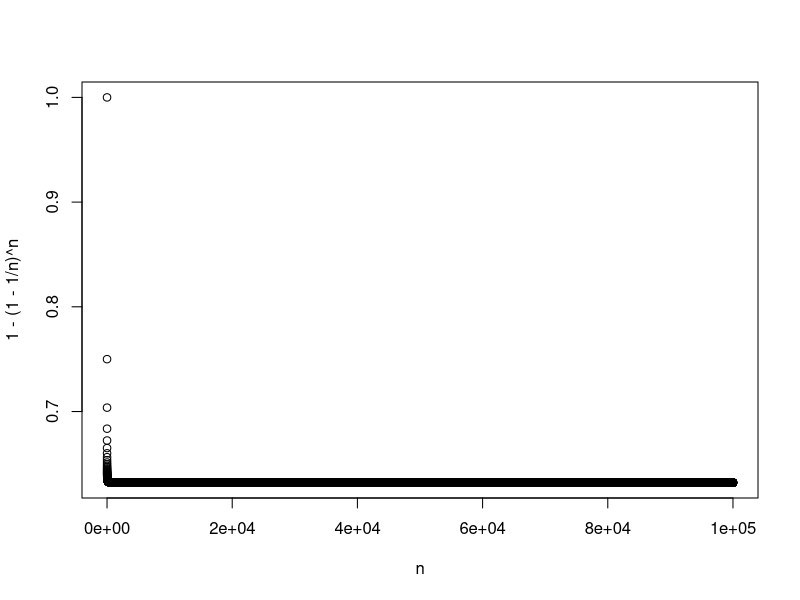

Source code (R):
# g) 
# Figure 1
n <- 1:100000
plot(n, 1 - (1 - 1/n)^n)

# h)
store <- rep(NA, 10000)
set.seed(1)
for (i in 1:10000)
{
    store[i] <- sum(sample(1:100, rep = TRUE) == 4) > 0
}
mean(store) #> 0.6408

